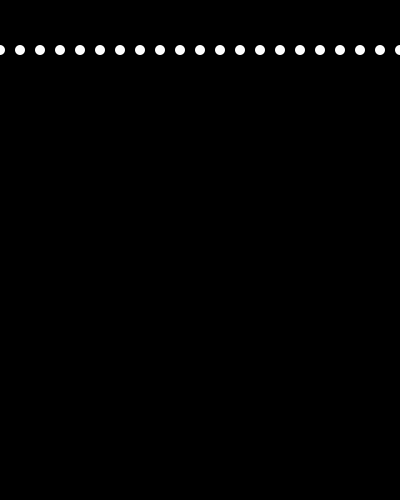
Frame 1 (no input)
Frame 60 (the mouse pressed at the canvas centre just before this capture): identical to frame 1, image omitted
Frame 120 (the mouse held since frame 60 and released just before this capture): identical to frame 1, image omitted

The Processing sketch that drew this single still picture (run headless with seeded random() and noise(); from frame 60 on, the mouse is pressed at the canvas centre):

// Processing sketch: processing_105515
// ── processing_105515.pde

//----------------------------------------------------
// DT Bootcamp 2013, Parsons the New School for Design. 
// Sunday, August 4th.
//
// Making balls bounce up and down on a mouse click.
// Sultan
//----------------------------------------------------



void setup() {
  
  size(400, 500);
  smooth();
  noStroke();
}

float y =50; // Declaring & defining y
float speedY=10; // Declaring & defining speed
int mousePress;

void draw() {
  background(0);
  for (int i = 0; i < 50; i++) { // Creating 10 balls with a space of 10px
    fill(255);
    ellipse(i*20, y, 10, 10);
  }
  if (mousePress>=1){
    
      y=y+speedY; // moving the ball
    if(((y> 500-10) && (speedY > 0))||((y <= 10) && (speedY <= 0))) { //Setting the boundaries on top and bottom
    speedY = -speedY; //flip (Code from Dylan Shad)
    }

  }
}

  void mouseClicked() { // Changing mouse pressed to just a mouse clicked.
    mousePress=mousePress+1;
  }
